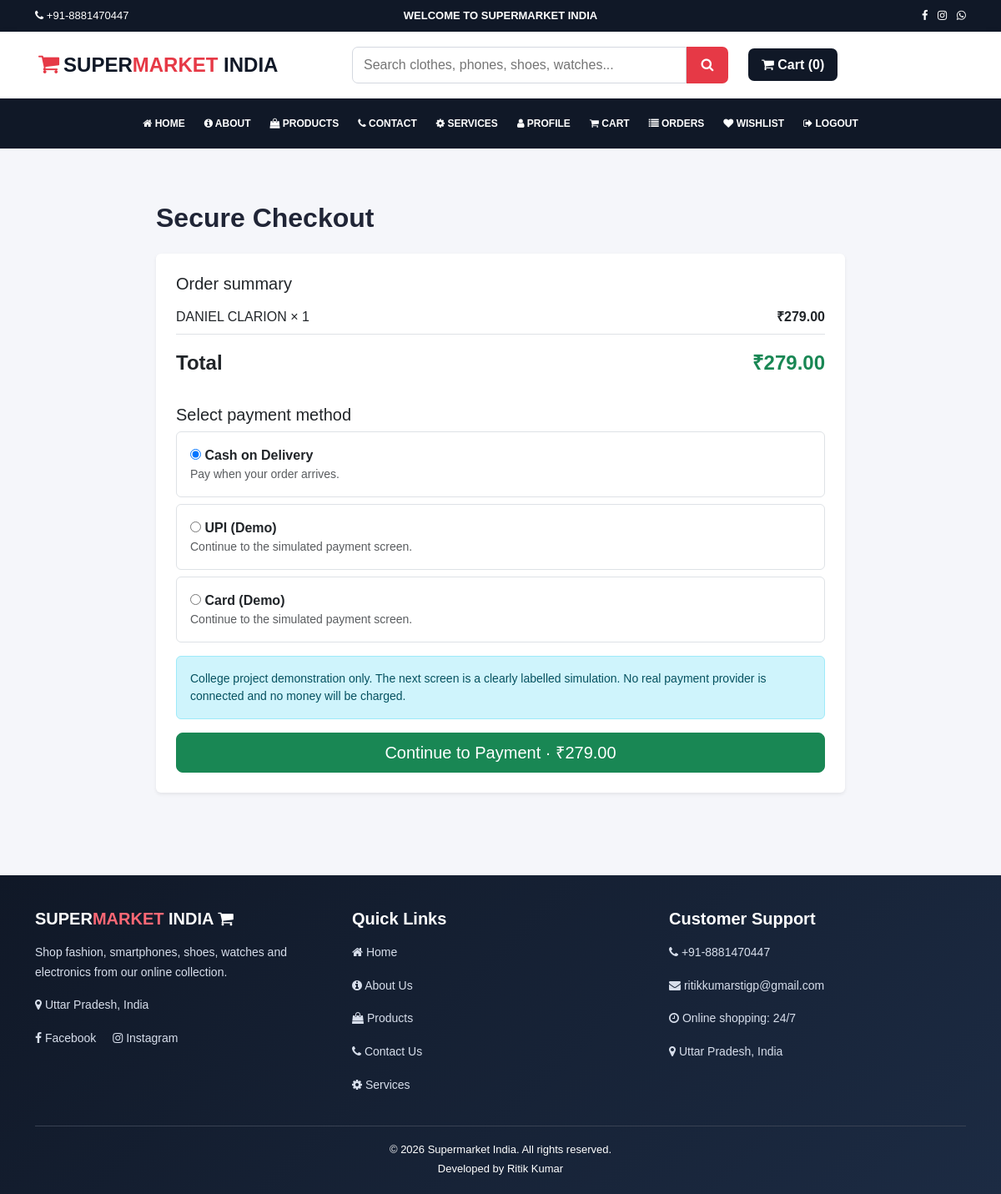
Screenshot of /checkout/ (signed in) with the database file from the repository.
### Ekartapk/models.py (models this page shows, shortened)
class Product(models.Model):
    category = models.ForeignKey(Category, on_delete=models.SET_NULL, null=True, blank=True, related_name='products')
    name = models.CharField(max_length=200)
    disprice = models.DecimalField(max_digits=10, decimal_places=2)
    tprice = models.DecimalField(max_digits=10, decimal_places=2, null=True, blank=True)
    ppic = models.ImageField(upload_to='products/', null=True, blank=True)
    pdes = models.TextField(blank=True)
    color = models.CharField(max_length=40, blank=True)
    pdate = models.DateField(auto_now_add=True)
    stock = models.PositiveIntegerField(default=0)
    class Meta: ordering = ['name']

### Ekartapk/views.py (the view)
# urls.py: path('checkout/', views.checkout, name='checkout'),
@login_required(login_url='signin')
def checkout(request):
    lines, total = _checkout_lines(request)
    if not lines:
        messages.info(request, 'Your cart is empty. Add products before checkout.')
        return redirect('products')
    if request.method == 'POST':
        method = request.POST.get('payment_method', 'COD')
        if method not in ('COD', 'DEMO_UPI', 'DEMO_CARD'):
            method = 'COD'
        request.session['pending_payment_method'] = method
        return redirect('demo_payment')
    return render(request, 'user/checkout.html', {'lines': lines, 'total': total})

### Ekartapk/context_processors.py (called while the page is built)
def cart_summary(request):
    items = request.session.get('cart_items', {})
    if not items:
        items = {str(pid): 1 for pid in request.session.get('cart_ids', [])}
    try:
        count = sum(max(1, int(qty)) for qty in items.values())
    except (TypeError, ValueError, AttributeError):
        count = 0
    return {'global_cart_count': count}

### Ekartapk/views.py (called while the page is built)
def _cart_items(request):
    raw = request.session.get('cart_items', {})
    if not raw and request.session.get('cart_ids'):
        raw = {str(pid): 1 for pid in request.session.get('cart_ids', [])}
        request.session['cart_items'] = raw
    return {str(k): max(1, int(v)) for k, v in raw.items()}

def _checkout_lines(request):
    quantities = _cart_items(request)
    single_id = request.session.get('checkout_product')
    if single_id:
        quantities = {str(single_id): 1}
    products_by_id = {str(item.id): item for item in Product.objects.filter(id__in=quantities)}
    lines, total = [], Decimal('0.00')
    for pid, qty in quantities.items():
        product = products_by_id.get(pid)
        if product:
            line_total = product.disprice * qty
            total += line_total
            lines.append((product, qty, line_total))
    return lines, total

### templates/user/checkout.html (shortened to what this page needs)
{% extends 'base.html' %}
{% block content %}
<div class="container py-5" style="max-width:850px">
  <h2 class="fw-bold mb-4">Secure Checkout</h2>
  <div class="card border-0 shadow-sm p-4">
    <h5>Order summary</h5>
    {% for product, qty, line_total in lines %}
      <div class="d-flex justify-content-between border-bottom py-2"><span>{{ product.name }} × {{ qty }}</span><strong>₹{{ line_total }}</strong></div>
    {% endfor %}
    <div class="d-flex justify-content-between fs-4 fw-bold py-3"><span>Total</span><span class="text-success">₹{{ total }}</span></div>
    <form method="post">{% csrf_token %}
      <h5 class="mt-3">Select payment method</h5>
      <label class="d-block border rounded p-3 mb-2"><input type="radio" name="payment_method" value="COD" checked> <strong>Cash on Delivery</strong><small class="d-block text-muted">Pay when your order arrives.</small></label>
      <label class="d-block border rounded p-3 mb-2"><input type="radio" name="payment_method" value="DEMO_UPI"> <strong>UPI (Demo)</strong><small class="d-block text-muted">Continue to the simulated payment screen.</small></label>
      <label class="d-block border rounded p-3 mb-3"><input type="radio" name="payment_method" value="DEMO_CARD"> <strong>Card (Demo)</strong><small class="d-block text-muted">Continue to the simulated payment screen.</small></label>
      <div class="alert alert-info small">College project demonstration only. The next screen is a clearly labelled simulation. No real payment provider is connected and no money will be charged.</div>
      <button class="btn btn-success btn-lg w-100" type="submit">Continue to Payment · ₹{{ total }}</button>
    </form>
  </div>
</div>
{% endblock %}

### templates/base.html (style rules this page uses)
* { box-sizing: border-box; }
body { margin: 0; background: #f5f6fa; color: #202536; font-family: Arial, sans-serif; }

### rows the page displays
Product: name "DANIEL CLARION", qty "1", disprice "279.00"

### other values shown
{{ global_cart_count|default:0 }} "0"
{{ total }} "279.00"
